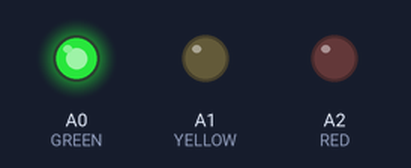
Simulated run of this sketch. Board: Arduino Uno, built with avr-gcc and run on an emulated ATmega328P. Shown: output pins drawn as LEDs (lit = HIGH).

Above: at 0.5 s.
At 1.2 s:
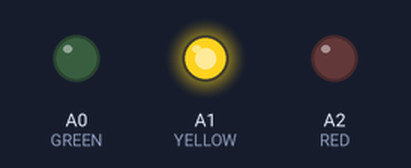
At 6.0 s:
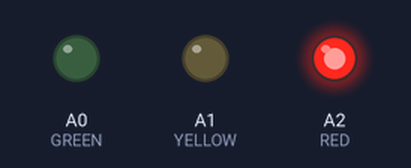
Timing chart, 0 to 8.1 s (numbered marks = the images above):
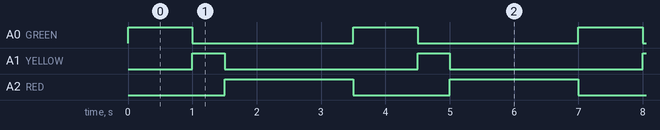

The sketch:

02_led.ino
```cpp
// 02_led：紅黃綠燈輪流亮
const int GREEN = A0, YELLOW = A1, RED = A2;  // ① 幫腳位取名字

void setup() {
  pinMode(GREEN, OUTPUT);  // ② 三個腳都設為輸出
  pinMode(YELLOW, OUTPUT);
  pinMode(RED, OUTPUT);
}

void loop() {
  digitalWrite(GREEN, HIGH); delay(1000);  // ③ 綠燈 1 秒
  digitalWrite(GREEN, LOW);
  digitalWrite(YELLOW, HIGH); delay(500);  // 黃燈 0.5 秒
  digitalWrite(YELLOW, LOW);
  digitalWrite(RED, HIGH); delay(2000);  // 紅燈 2 秒
  digitalWrite(RED, LOW);
}
```

Measured:
- by itself, A0 (GREEN): alternates HIGH for 1.0 s and LOW for 2.5 s
- by itself, A1 (YELLOW): alternates HIGH for 0.50 s and LOW for 3.0 s
- by itself, A2 (RED): alternates HIGH for 2.0 s and LOW for 1.5 s
